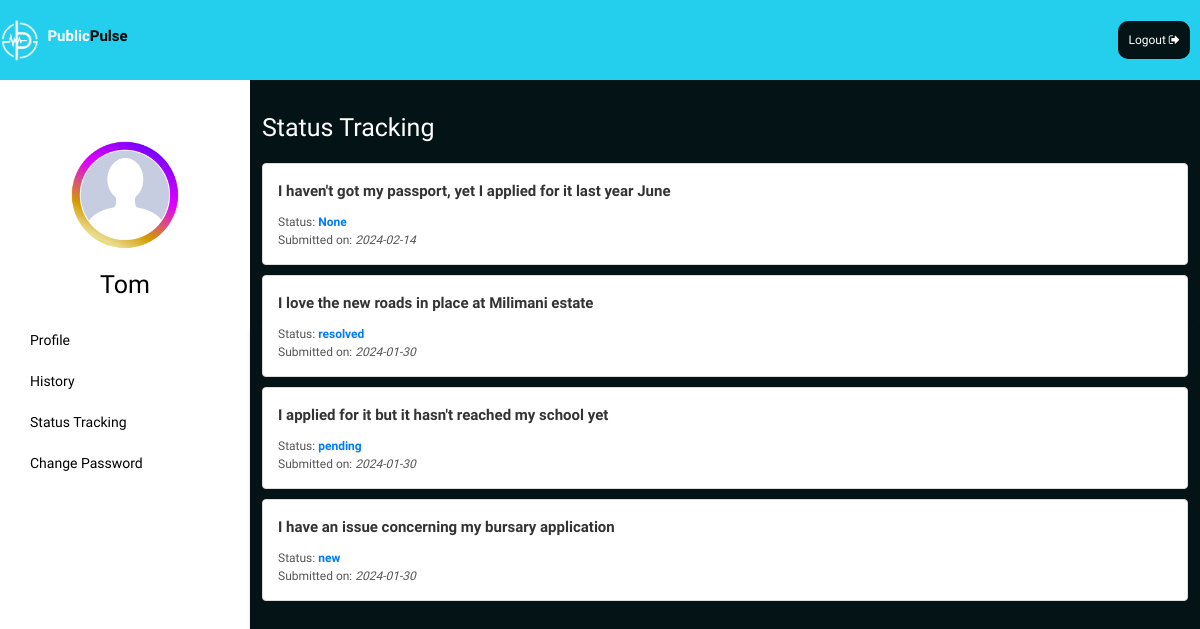
Page /chatbot/status_tracking (signed in) on the earlier database version.
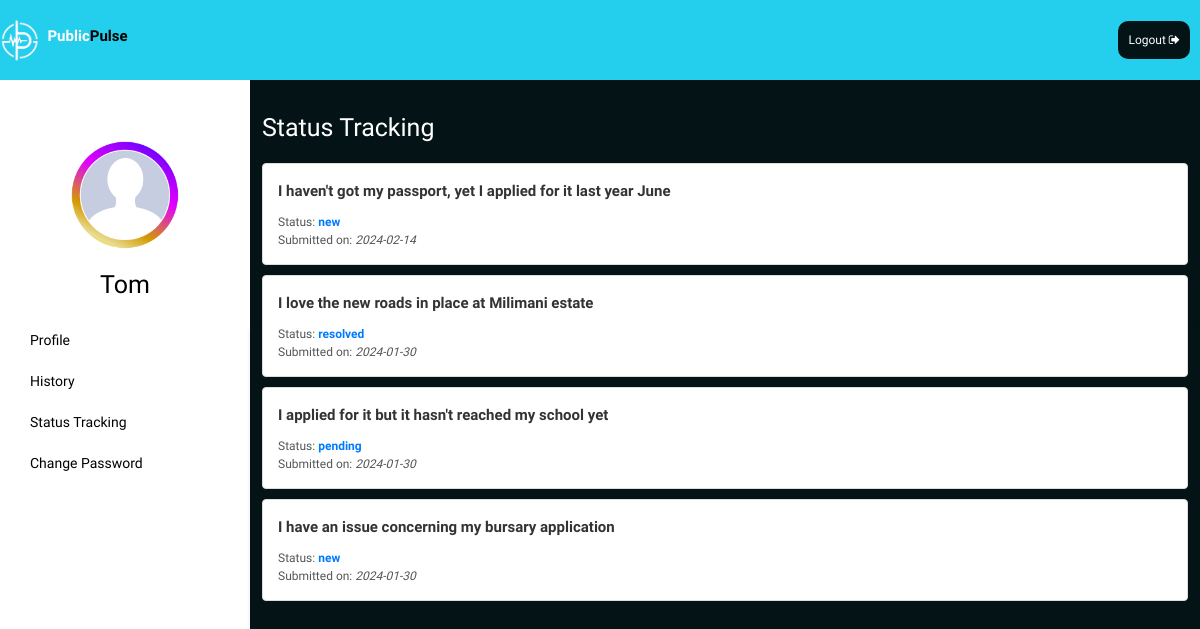
Same page on the later database version.
### chatbot/models.py (models this page shows, shortened)
class Chat(models.Model):
    STATUS_CHOICES=(
        ('new', 'New'),
        ('resolved', 'Resolved'),
        ('pending', 'Pending'),
    )
    CATEGORY_CHOICES=[
        ('Transport', 'Transport'),
        ('Education', 'Education'),
        ('Security', 'Security'),
        ('Public Service', 'Public Service'),
        ('Sanitation', 'Sanitation'),
        ('Environment', 'Environment'),
        ('Health', 'Health'),
        ('Services', 'Services'),
        ('Housing', 'Housing'),
        ('Infractructure', 'Infractructure'),
        ('Jobs', 'Jobs'),
        ('Sports', 'Sports')
    ]
    user=models.ForeignKey(User, on_delete=models.CASCADE)
    message=models.TextField()
    category=models.CharField(max_length=100, choices=CATEGORY_CHOICES)
    response=models.TextField(default="I am sorry. I dont understand your question")
    created_at=models.DateTimeField(auto_now_add=True)
    status=models.CharField(max_length=10, choices=STATUS_CHOICES, null=True, blank=True )
    resolved_at = models.DateTimeField(null=True, blank=True)
    sentiment_score = models.FloatField(null=True, blank=True)
    classification=models.CharField(max_length=100, blank=True, null=True)

### chatbot/views.py (the view)
# urls.py: path('status_tracking', views.status_tracking, name='status_tracking'),
def status_tracking(request):
    complaints=Chat.objects.filter(user=request.user).order_by('-created_at')
    return render(request, 'user/status_tracking.html', {'complaints':complaints})

### templates/user/status_tracking.html
{% extends 'base.html' %}
{% block content %}
{% load static %}
<link rel="stylesheet" type="text/css" href="{% static 'profile.css' %}">
<div class="header">
    <div class="logo">
        <img src="{% static 'Images/publicpulselogo.png' %}"/>
        <a href="/">
            <h4>Public<span>Pulse</span></h4>
        </a>
    </div>
    <a href="logout" class="logout-link">Logout <i class="fa fa-sign-out" aria-hidden="true"></i></a>
</div>
<div class="user-status">
    <div class="profile">
        <div class="sidebar">
            <div class="profile-picture">
                {% if user.is_authenticated %}
                <img src="{% static 'Images/placeholder.jpg' %}" alt="user">
                <h4>{{user.username}}</h4>
                {%endif%}
            </div>
            <a href="user_profile">Profile</a>
            <a href="chat_history">History</a>
            <a href="">Status Tracking</a>
            <a href="change-password">Change Password</a>
        </div>
    </div>
    <div class="tracking container">
        <h2>Status Tracking</h2>
        {% if complaints %}
            <ul class="complaints-list">
                {% for complaint in complaints %}
                    <li class="complaint-item">
                        <div class="complaint-message">
                            <strong>{{ complaint.message }}</strong>
                        </div>
                        <div class="complaint-details">
                            Status: <span class="complaint-status">{{ complaint.status }}</span><br>
                            Submitted on: <span class="complaint-date">{{ complaint.created_at|date:"Y-m-d" }}</span>
                        </div>
                    </li>
                {% endfor %}
            </ul>
        {% else %}
            <p>You have not submitted any complaints.</p>
        {% endif %}
    </div>
</div>
{% endblock %}

Differences in the rows shown:
changed Chat "I haven't got my passport, yet I applied for it last year June": status "None" → "new"
